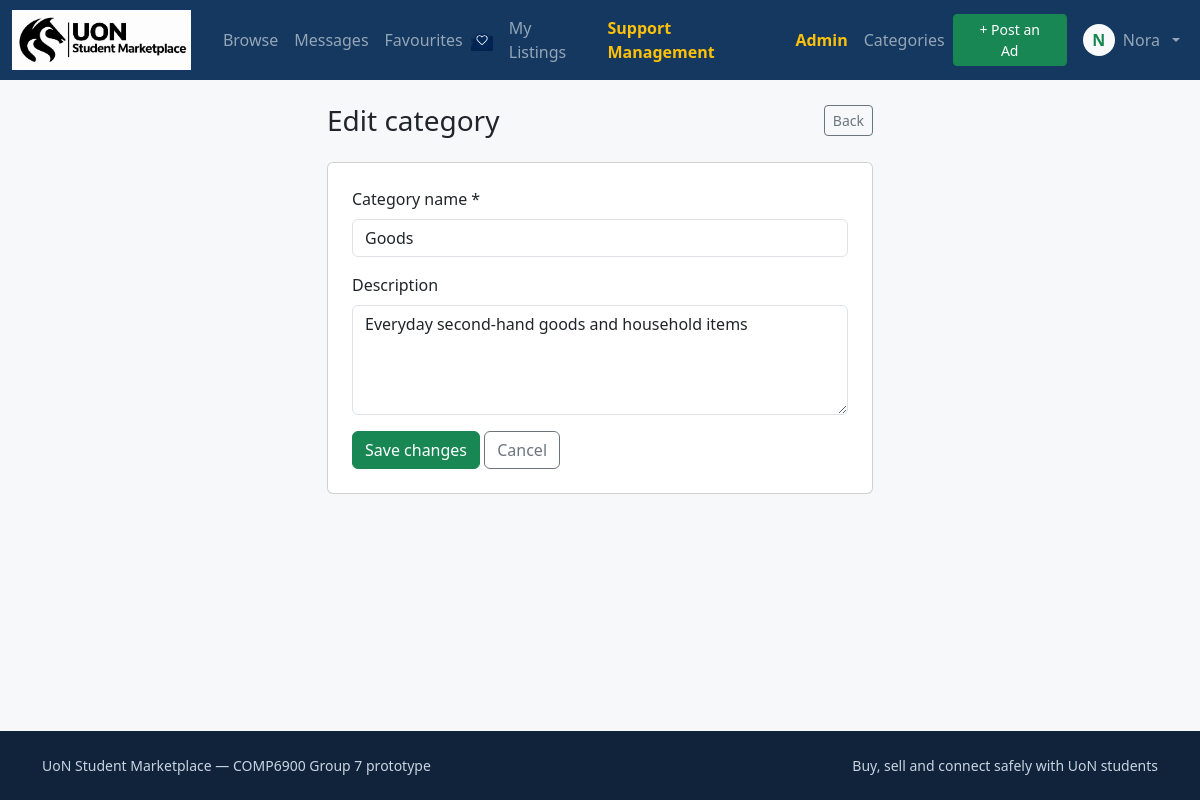
Page /admin/categories/1/edit (signed in) on the earlier database version.
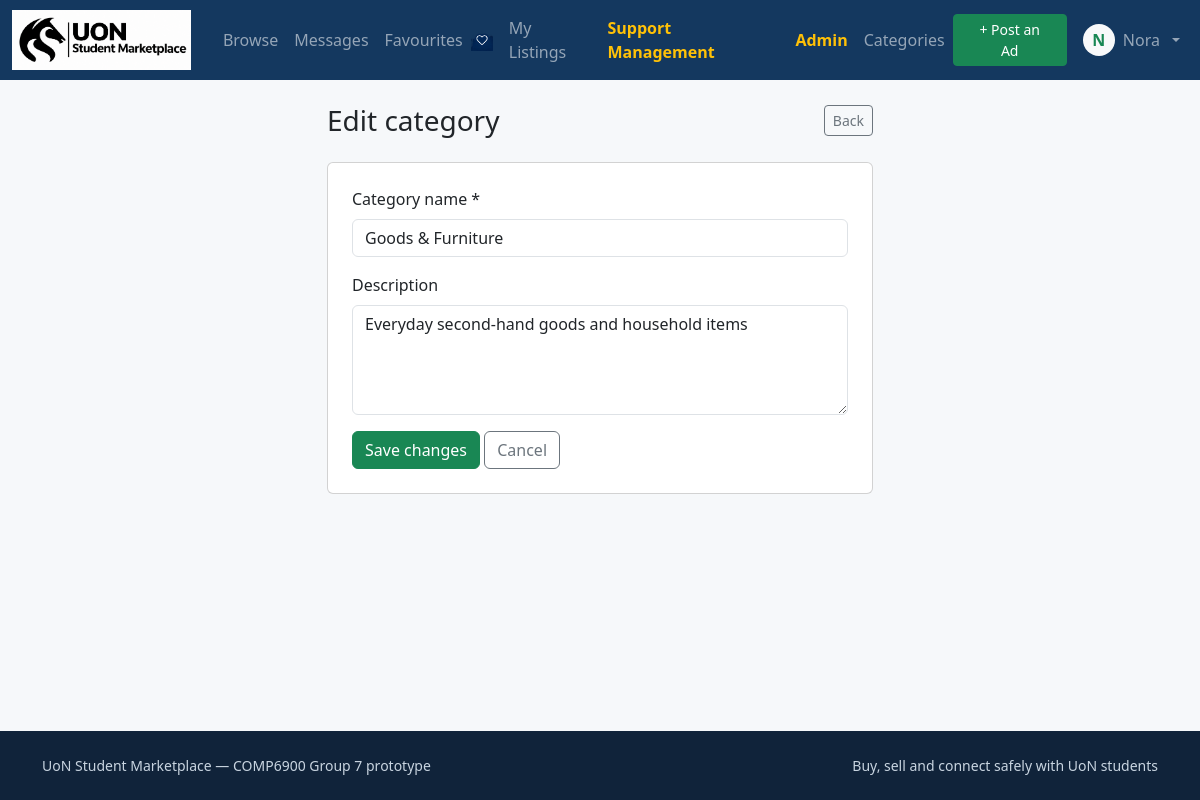
Same page on the later database version.
### tables this page shows
CREATE TABLE categories (
    category_id   INTEGER PRIMARY KEY AUTOINCREMENT,
    name          TEXT NOT NULL UNIQUE,
    description   TEXT,
    is_archived   INTEGER NOT NULL DEFAULT 0      -- 0 active, 1 archived (hidden)
);

### app/views/admin.py (the view, shortened to what this page needs)
@bp.route("/categories/<int:category_id>/edit", methods=["GET", "POST"])
@admin_required
def edit_category(category_id):
    db_conn = db.get_db()
    category = db_conn.query(
        "SELECT * FROM categories WHERE category_id = ?",
        (category_id,),
        one=True,
    )
    if category is None:
        abort(404)
    return render_template("admin/edit_category.html", category=category)

### app/db.py (called while the page is built)
def _connect_sqlite(config):
    conn = sqlite3.connect(str(config["SQLITE_PATH"]))
    conn.row_factory = sqlite3.Row
    conn.execute("PRAGMA foreign_keys = ON")
    return conn

def get_db():
    if "db" not in g:
        g.db = Database(_connect_sqlite(current_app.config))
    return g.db

    def query(self, sql, params=(), one=False):
        cur = self.conn.cursor()
        cur.execute(sql, tuple(params))
        columns = [column[0] for column in cur.description] if cur.description else []
        rows = [dict(zip(columns, row)) for row in cur.fetchall()]
        cur.close()
        return rows[0] if (one and rows) else (None if one else rows)

### app/security.py (called while the page is built)
def current_user():
    if "user_id" not in session:
        return None
    if not hasattr(g, "_current_user"):
        g._current_user = get_db_user(session["user_id"])
        if g._current_user and g._current_user["status"] != "active":
            logout_user()
            g._current_user = None
    return g._current_user

def get_db_user(user_id):
    from .db import get_db
    return get_db().query(
        "SELECT * FROM users WHERE user_id = ?",
        (user_id,),
        one=True,
    )

### app/templates/admin/edit_category.html (shortened to what this page needs)
{% extends "base.html" %}
{% block content %}
<div class="row justify-content-center">
    <div class="col-lg-6">
        <div class="d-flex justify-content-between align-items-center mb-4">
            <h1 class="h3 mb-0">Edit category</h1>
            <a href="{{ url_for('admin.categories') }}" class="btn btn-outline-secondary btn-sm">
                Back
            </a>
        </div>
        <div class="card p-4">
            <form method="post">
                <div class="mb-3">
                    <label for="category-name" class="form-label">Category name *</label>
                    <input
                        type="text"
                        id="category-name"
                        name="name"
                        class="form-control"
                        value="{{ request.form.get('name', category.name) }}"
                        required
                        minlength="2"
                        maxlength="50"
                    >
                </div>
                <div class="mb-3">
                    <label for="category-description" class="form-label">Description</label>
                    <textarea
                        id="category-description"
                        name="description"
                        class="form-control"
                        rows="4"
                        maxlength="200"
                    >{{ request.form.get('description', category.description or '') }}</textarea>
                </div>
                <button type="submit" class="btn btn-success">
                    Save changes
                </button>
                <a href="{{ url_for('admin.categories') }}" class="btn btn-outline-secondary">
                    Cancel
                </a>
            </form>
        </div>
    </div>
</div>
{% endblock %}

Differences in the rows shown:
changed categories "Everyday second-hand goods and household items": name "Goods" → "Goods & Furniture"
